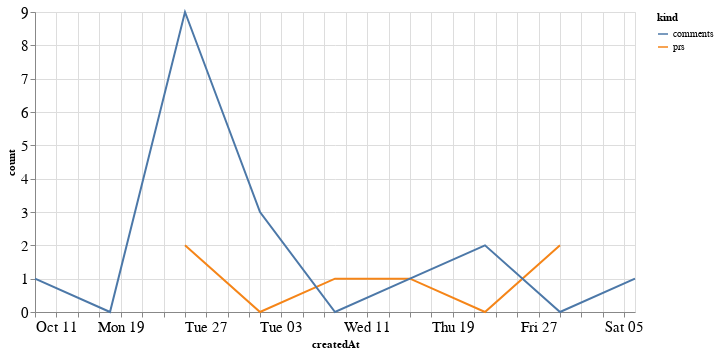

The notebook cell saved with this chart:
### Code cell
alt.Chart(total_time, width=600).mark_line().encode(
    x='createdAt',
    y='count',
    color='kind'
)

### Figure 1 — Vega-Lite specification as saved in the notebook (floating-point values rounded to 4 significant figures)
{"config": {"axisLeft": {"labelFontSize": 15}, "axisBottom": {"labelFontSize": 15}}, "data": {"name": "data-883ec1c207952684b83d167b4cd9414e"}, "mark": "line", "encoding": {"color": {"type": "nominal", "field": "kind"}, "x": {"type": "temporal", "field": "createdAt"}, "y": {"type": "quantitative", "field": "count"}}, "width": 600, "$schema": "https://vega.github.io/schema/vega-lite/v4.8.1.json", "datasets": {"data-883ec1c207952684b83d167b4cd9414e": [{"createdAt": "2020-10-25T00:00:00", "kind": "prs", "count": 2.0}, {"createdAt": "2020-11-01T00:00:00", "kind": "prs", "count": 0.0}, {"createdAt": "2020-11-08T00:00:00", "kind": "prs", "count": 1.0}, {"createdAt": "2020-11-15T00:00:00", "kind": "prs", "count": 1.0}, {"createdAt": "2020-11-22T00:00:00", "kind": "prs", "count": 0.0}, {"createdAt": "2020-11-29T00:00:00", "kind": "prs", "count": 2.0}, {"createdAt": "2020-10-11T00:00:00", "kind": "prs", "count": null}, {"createdAt": "2020-10-18T00:00:00", "kind": "prs", "count": null}, {"createdAt": "2020-12-06T00:00:00", "kind": "prs", "count": null}, {"createdAt": "2020-10-25T00:00:00", "kind": "comments", "count": 9.0}, {"createdAt": "2020-11-01T00:00:00", "kind": "comments", "count": 3.0}, {"createdAt": "2020-11-08T00:00:00", "kind": "comments", "count": 0.0}, {"createdAt": "2020-11-15T00:00:00", "kind": "comments", "count": 1.0}, {"createdAt": "2020-11-22T00:00:00", "kind": "comments", "count": 2.0}, {"createdAt": "2020-11-29T00:00:00", "kind": "comments", "count": 0.0}, {"createdAt": "2020-10-11T00:00:00", "kind": "comments", "count": 1.0}, {"createdAt": "2020-10-18T00:00:00", "kind": "comments", "count": 0.0}, {"createdAt": "2020-12-06T00:00:00", "kind": "comments", "count": 1.0}]}}
